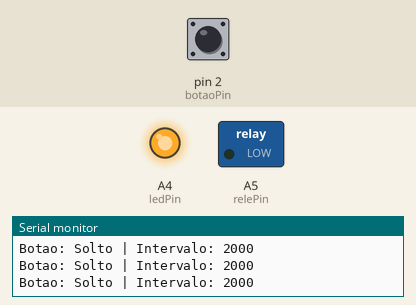
A program run on a simulated Arduino Uno, built with avr-gcc and run on an emulated ATmega328P. Shown: switched loads named in the program (green lamp = pin HIGH), output pins drawn as LEDs (lit = HIGH), the last lines printed to the serial monitor. Dashed ring = blinking. The test bench sets the inputs (shaded band); at power-on: pin 2 (botaoPin) HIGH.

Above: at 1.2 s.
1.3 s: pin 2 (botaoPin) pulled LOW for 3.2 s
At 5.3 s:
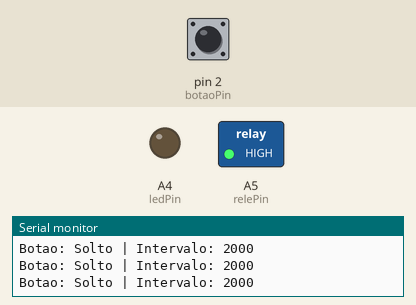
7.5 s: pin 2 (botaoPin) pulled LOW for 0.15 s
10.6 s: pin 2 (botaoPin) driven LOW
At 11.1 s:
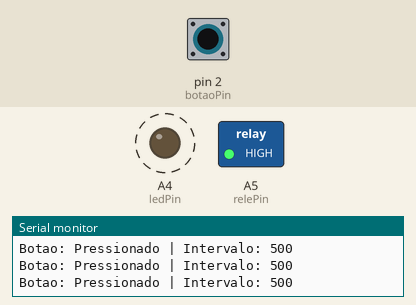
13.6 s: pin 2 (botaoPin) pulsed HIGH 2 times (0.12 s each, 0.3 s apart)
17.2 s: pin 2 (botaoPin) driven HIGH
Timing chart, 0 to 20.7 s (numbered marks = the images above; inputs shaded):
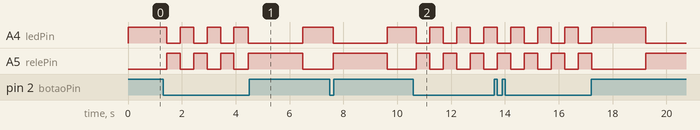

The program:

main.cpp
```cpp
#include <Arduino.h>

// Pino do relé
const int relePin = A5;

// Pino do LED (inverso do relé)
const int ledPin = A4;

// Pino do botão
const int botaoPin = 2;

// Tempos (ms)
const unsigned long TEMPO_NORMAL = 2000;
const unsigned long TEMPO_RAPIDO = 500;

// Debounce
const unsigned long DEBOUNCE_MS = 50;
unsigned long ultimoTempoLeitura = 0;
int ultimoEstadoBotao = HIGH;
int estadoBotaoEstavel = HIGH;

// Controle do relé
unsigned long ultimoTempoToggle = 0;
bool releEstado = false;

void setup() {
  Serial.begin(9600); // Inicializa comunicação serial para debug

  pinMode(relePin, OUTPUT);
  pinMode(ledPin, OUTPUT);
  pinMode(botaoPin, INPUT_PULLUP); // botão entre porta 2 e GND

  // estado inicial
  digitalWrite(relePin, LOW);
  digitalWrite(ledPin, HIGH);
}

void loop() {
  // Leitura com debounce do botão (INPUT_PULLUP: LOW = pressionado)
  int leitura = digitalRead(botaoPin);
  if (leitura != ultimoEstadoBotao) {
    ultimoTempoLeitura = millis();
    ultimoEstadoBotao = leitura;
  }
  if ((millis() - ultimoTempoLeitura) > DEBOUNCE_MS) {
    if (estadoBotaoEstavel != ultimoEstadoBotao) {
      estadoBotaoEstavel = ultimoEstadoBotao;
    }
  }

  // Define o intervalo conforme o estado do botão
  unsigned long intervalo = (estadoBotaoEstavel == LOW) ? TEMPO_RAPIDO : TEMPO_NORMAL;

  // Debug: imprime estado do botão e intervalo
  Serial.print("Botao: ");
  Serial.print(estadoBotaoEstavel == LOW ? "Pressionado" : "Solto");
  Serial.print(" | Intervalo: ");
  Serial.println(intervalo);

  // Alterna o relé conforme o intervalo
  if (millis() - ultimoTempoToggle >= intervalo) {
    ultimoTempoToggle = millis();
    releEstado = !releEstado;

    digitalWrite(relePin, releEstado ? HIGH : LOW);
    digitalWrite(ledPin, releEstado ? LOW : HIGH);
  }
}
```
